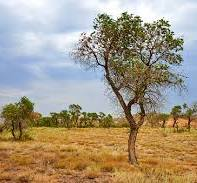
#> input picture topics/desert.jpg, 197 x 183 px
$ jupyter execute image_blending.ipynb
#> lines starting #> are read from the running program, lines starting #| are printed output that depends on the picture
IMAGE MİXER

[cell 1]
import cv2
import numpy as np
import matplotlib.pyplot as plt


# opencv default color is bgr . if we want to using rgb colors scales , we should transform to rgb
# bgr

img_desert = cv2.imread("desert.jpg")
#> img_desert is the input picture: shape (183, 197, 3); mean B, G, R 132.5, 153.1, 165.3
img_beach = cv2.imread("beach.jpg")
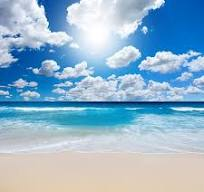
#> input picture topics/beach.jpg, 204 x 192 px
#> img_beach is the input picture: shape (192, 204, 3); mean B, G, R 204.6, 180.9, 147.3


# to rgb

img_desert = cv2.cvtColor(img_desert,cv2.COLOR_BGR2RGB)
img_beach = cv2.cvtColor(img_beach,cv2.COLOR_BGR2RGB)


#we have to resize image because it have to be same shape

print(img_beach.shape)
#| (192, 204, 3)
print(img_desert.shape)
#| (183, 197, 3)

#resize images

img_desert = cv2.resize(img_desert,(600,600))
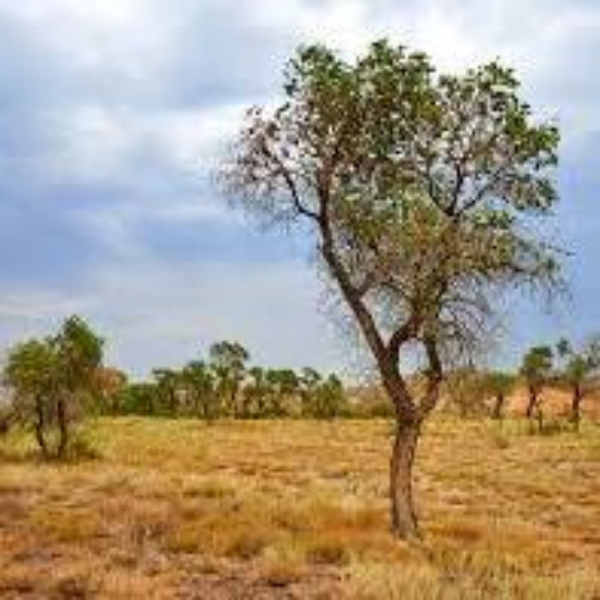
#> img_desert: shape (600, 600, 3); mean R, G, B 165.1, 153, 132.4
img_beach = cv2.resize(img_beach,(600,600))
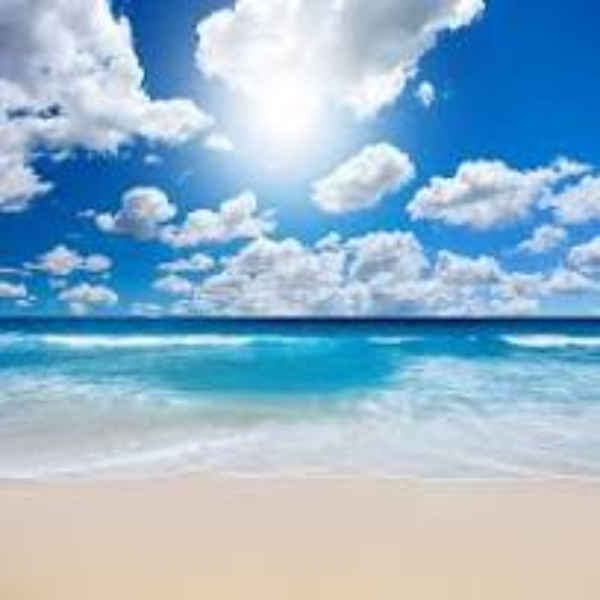
#> img_beach: shape (600, 600, 3); mean R, G, B 147.2, 180.8, 204.5

print(img_beach.shape)
#| (600, 600, 3)
print(img_desert.shape)
#| (600, 600, 3)

# blending  (image = alpha*image1 + beta*image2   ........)

img_blended = cv2.addWeighted(src1 = img_beach, alpha = 0.5 , src2 = img_desert,beta = 0.5 , gamma =0) # %50 , %50
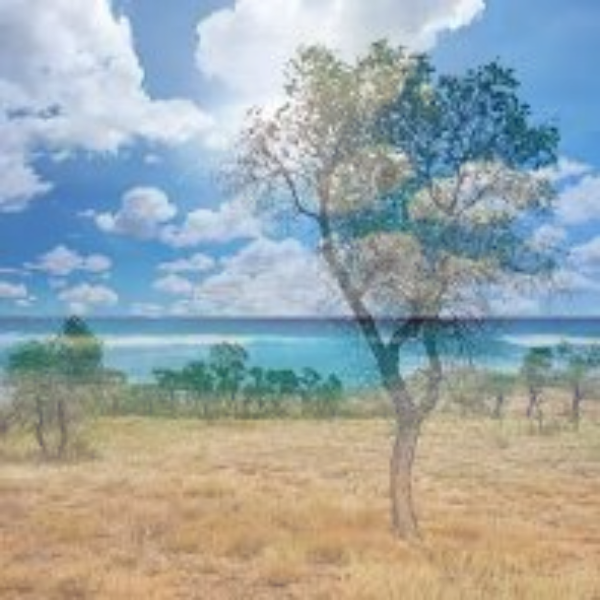
#> img_blended: shape (600, 600, 3); mean R, G, B 156.2, 166.9, 168.4


#show images

plt.figure()
plt.imshow(img_beach)

plt.figure()
plt.imshow(img_desert)

plt.figure()
plt.imshow(img_blended)
